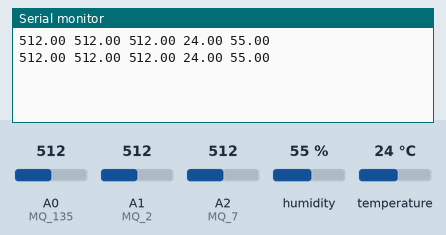
The sketch below on a simulated Arduino Uno, built with avr-gcc and run on an emulated ATmega328P. On the bench: the last lines printed to the serial monitor. The inputs (shaded band) are chosen by the test bench; at power-on: humidity 55 %, A0 (MQ_135) = 512, A1 (MQ_2) = 512, A2 (MQ_7) = 512, temperature 24 °C.

Above: at 2.3 s.
2.4 s: humidity set to 22 %
At 4.0 s:
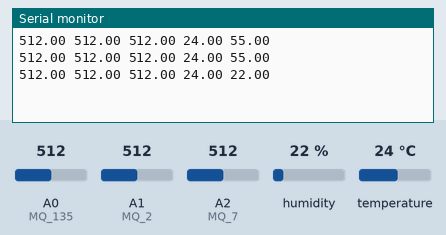
4.5 s: A0 (MQ_135) set to 716
At 5.1 s:
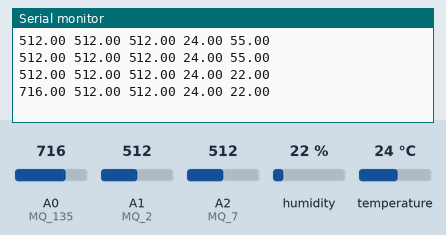
6.6 s: A1 (MQ_2) set to 716
At 8.4 s:
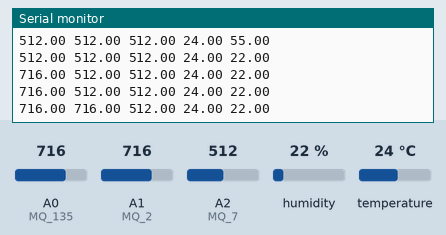
8.7 s: A2 (MQ_7) set to 716
At 10.2 s:
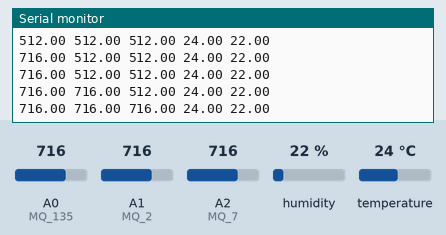
10.8 s: temperature set to 12 °C
At 12.7 s:
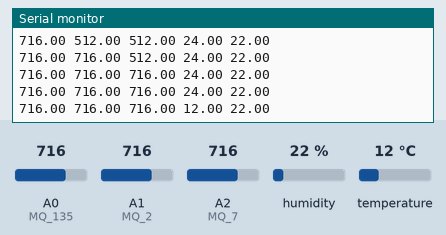
12.9 s: A0 (MQ_135) set to 992
At 14.1 s:
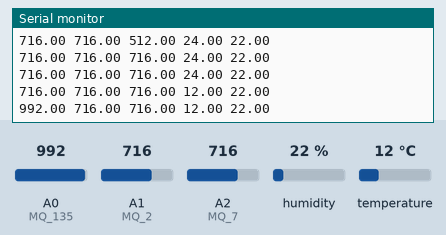
Timing chart, 0 to 15.9 s (numbered marks = the images above; inputs shaded):
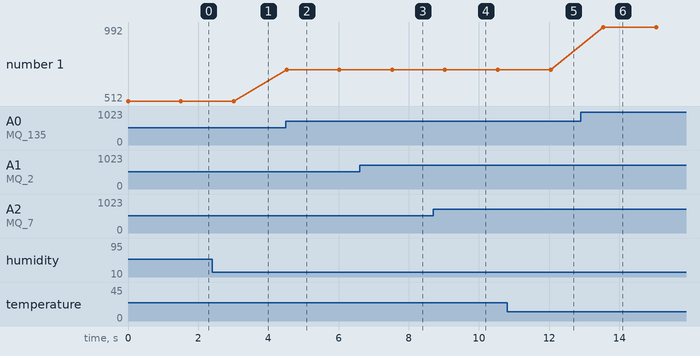

The sketch:

Worker_Uniform_Main_Control_Communication.ino
```cpp
//A Prototype and Reference code - Part of Research Work

#include <DHT.h>
#include <DHT_U.h>

#define MQ_135 A0   //Ammonia_and_CO2_Sensor Input PIN
#define MQ_2 A1     //Methane_and_Smoke_Sensor Input PIN
#define MQ_7 A2     //CarbonMonoxide_Sensor Input PIN
#define Alert 2     //Alert Alarm On Uniform of Worker

#define DHTPIN A3   //Temperature_And_Humidity_Sensor Input PIN
#define DHTTYPE DHT22

//Initialization of DTH22 Sensor with Type and PIN Information
DHT DHT_Sensor(DHTPIN, DHTTYPE);

//Declaration and Initialization of Parameters.
float Ammonia_and_CO2_Values=0.0 ;
float Methane_and_Smoke_Values=0.0 ;
float CarbonMonoxide_Values=0.0 ;
float Humidity_Values=0.0;
float Temperature_Values=0.0;
float Result[5];


void setup() {
  Serial.begin(115200);
  DHT_Sensor.begin();
  pinMode(MQ_135, INPUT); //Ammonia_and_CO2_Values
  pinMode(MQ_2, INPUT);   //Methane_and_Smoke_Values
  pinMode(MQ_7, INPUT);   //CarbonMonoxide_Values
}

void loop() {
  //Reading Input and Storing to Parameters.
  Ammonia_and_CO2_Values=analogRead(MQ_135);
  Methane_and_Smoke_Values=analogRead(MQ_2);
  CarbonMonoxide_Values=analogRead(MQ_7);
  Temperature_Values=DHT_Sensor.readTemperature();
  Humidity_Values=DHT_Sensor.readHumidity();

  Result[0]=Ammonia_and_CO2_Values;
  Result[1]=Methane_and_Smoke_Values;
  Result[2]=CarbonMonoxide_Values;
  Result[3]=Temperature_Values;
  Result[4]=Humidity_Values;

  Serial.println(String(Result[0])+" "+String(Result[1])+" "+String(Result[2])+" "+String(Result[3])+" "+String(Result[4]));
  delay(1500);

}
```

Measured:
- after the input at 2.4 s, the serial monitor: prints a new line after 0.62 s (image 1)
- after the input at 4.5 s, the serial monitor: prints a new line at once (image 2)
- after the input at 6.6 s, the serial monitor: prints a new line after 0.92 s (image 3)
- after the input at 8.7 s, the serial monitor: prints a new line after 0.33 s (image 4)
- after the input at 10.8 s, the serial monitor: prints a new line after 1.2 s (image 5)
- after the input at 12.9 s, the serial monitor: prints a new line after 0.64 s (image 6)
- plotted number 1: 512 → 716 after the input at 4.5 s, 716 → 992 after the input at 12.9 s
